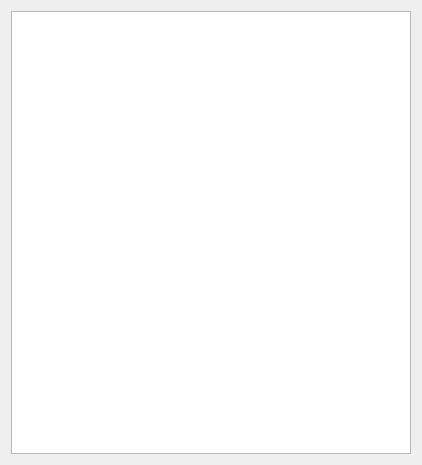
<?xml version="1.0" encoding="UTF-8"?>
<ui version="4.0">
 <class>Table</class>
 <widget class="QWidget" name="Table">
  <property name="geometry">
   <rect>
    <x>0</x>
    <y>0</y>
    <width>422</width>
    <height>465</height>
   </rect>
  </property>
  <property name="windowTitle">
   <string>Table</string>
  </property>
  <layout class="QGridLayout" name="gridLayout">
   <item row="0" column="0">
    <widget class="QTableWidget" name="tableWidget">
     <property name="font">
      <font>
       <family>Consolas</family>
      </font>
     </property>
    </widget>
   </item>
  </layout>
 </widget>
 <layoutdefault spacing="6" margin="11"/>
 <resources/>
 <connections/>
</ui>
